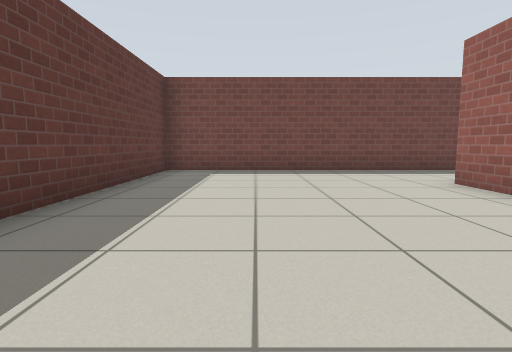
view 1 (above)

24 first-person views from a walk through a world built for the Gazebo simulator. The camera is 0.72 m above the floor, tilts 6° down and sees 80° across. The floor is counted in squares, 1 m on a side. Each view is taken from the middle of a square. On the plan, view 1 faces up. The plan holds only what a view shows up to about 10 squares ahead; the rest is blank. Simple patterns stand in for the simulator's built-in surfaces.

view 2
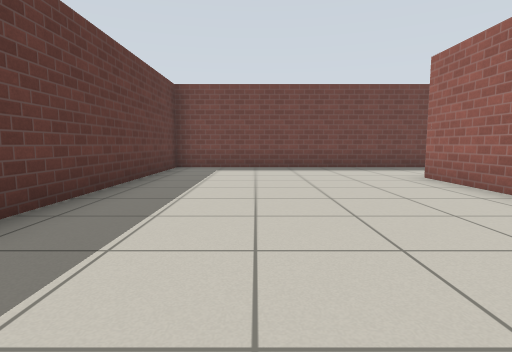

view 3
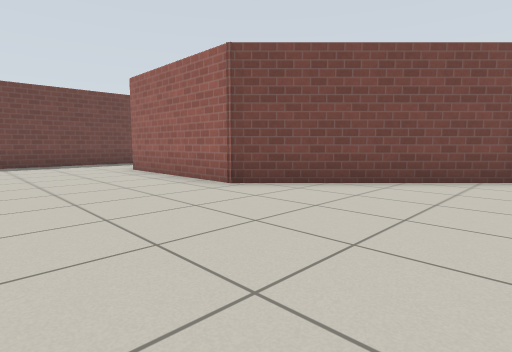

view 4
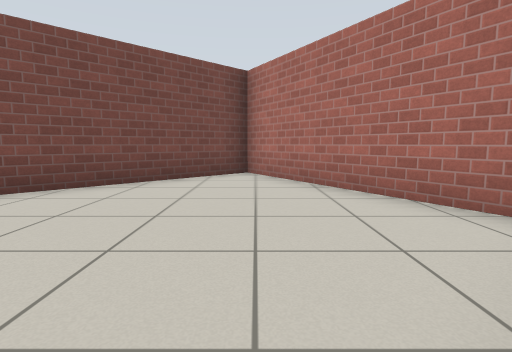

view 5
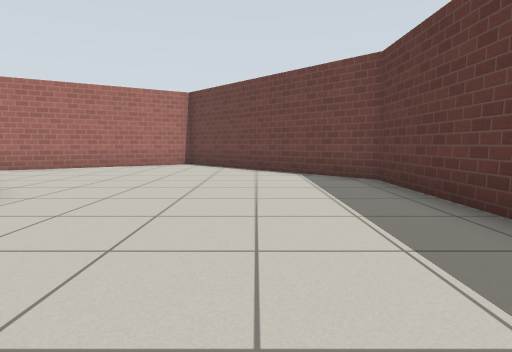

view 6
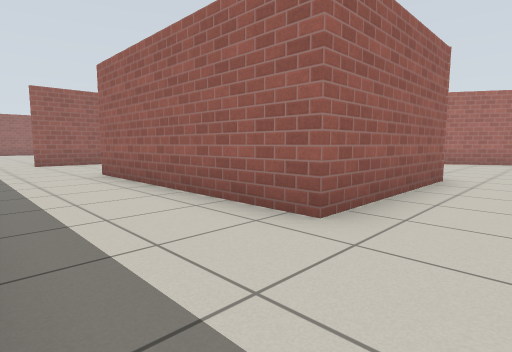

view 7
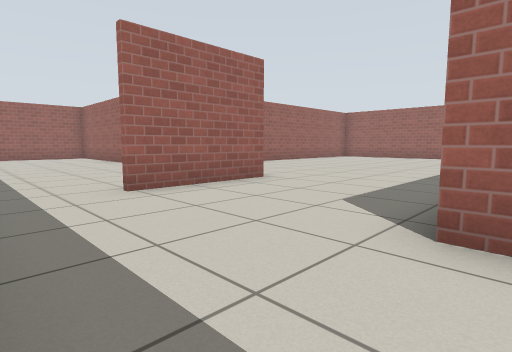

view 8
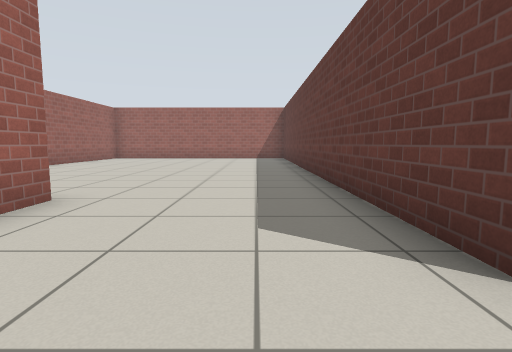

view 9
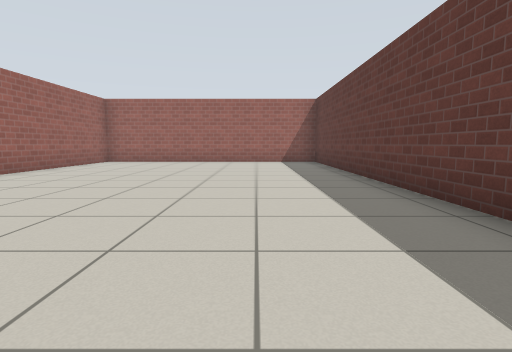

view 10
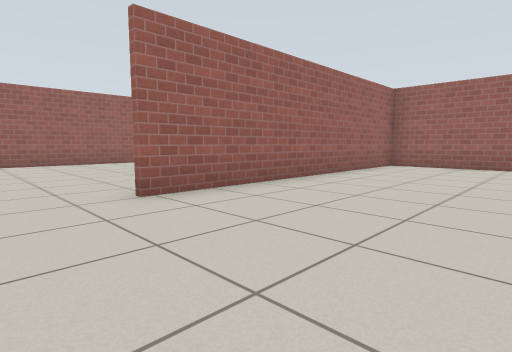

view 11
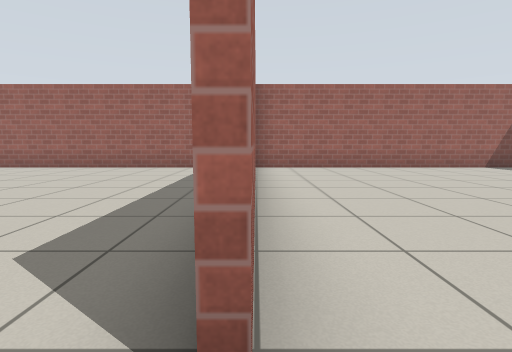

view 12
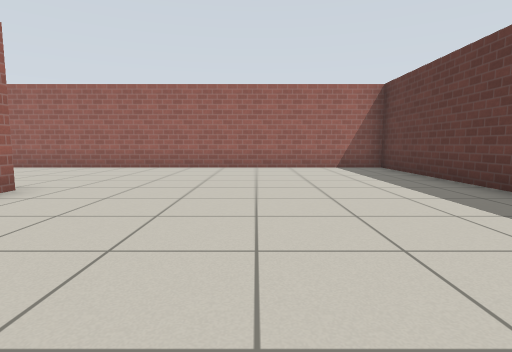

view 13
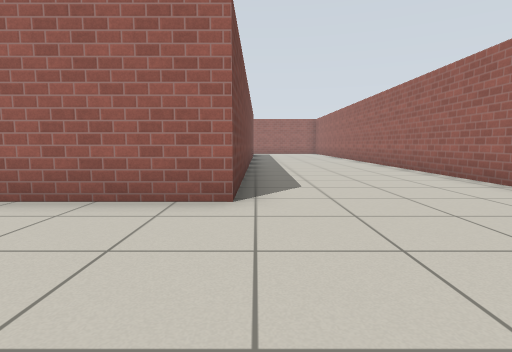

view 14
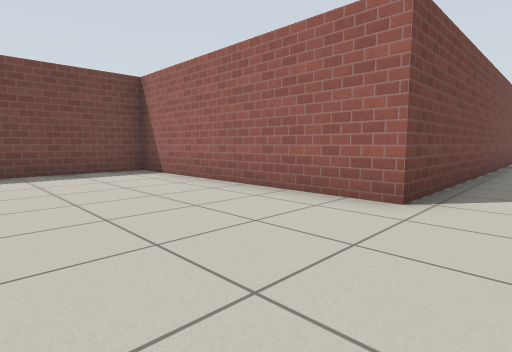

view 15
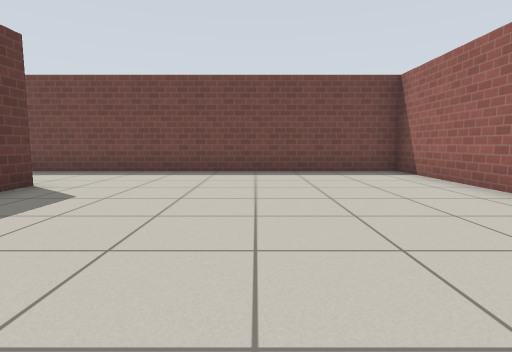

view 16
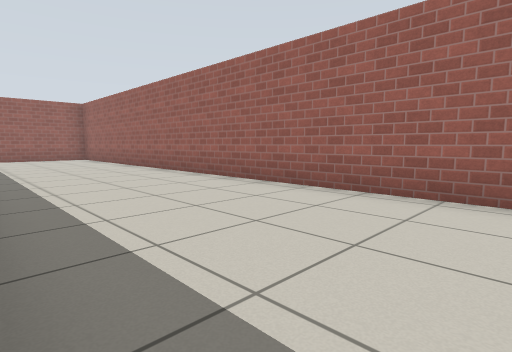

view 17
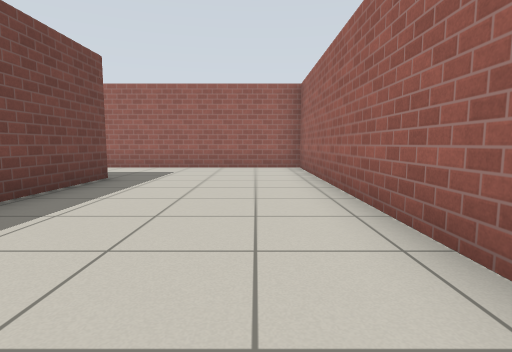

view 18
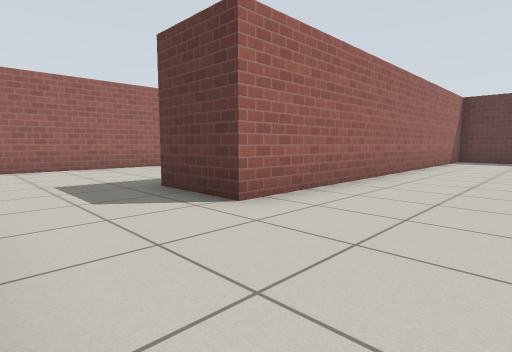

view 19
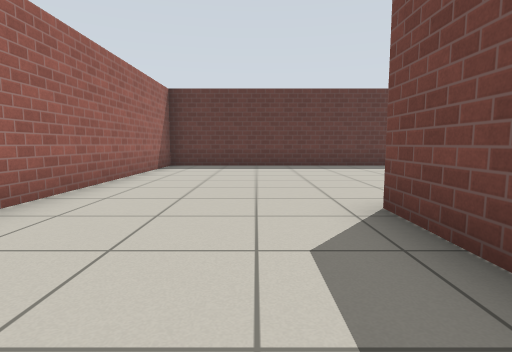

view 20
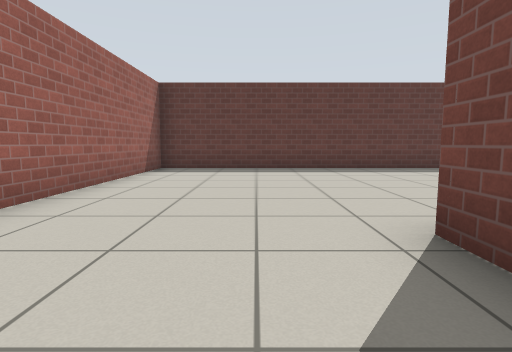

view 21
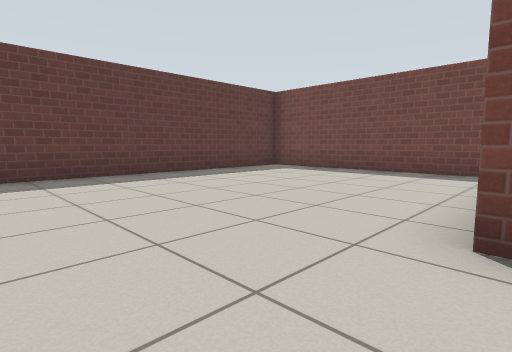

view 22
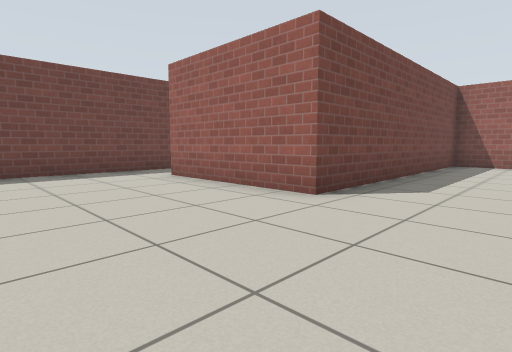

view 23
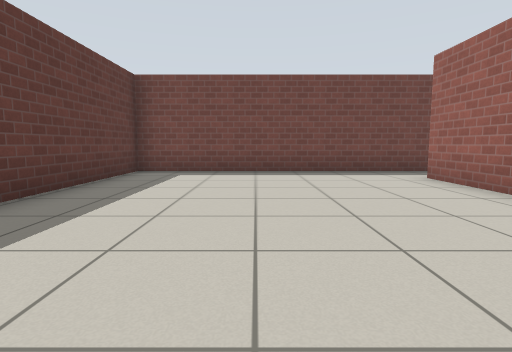

view 24
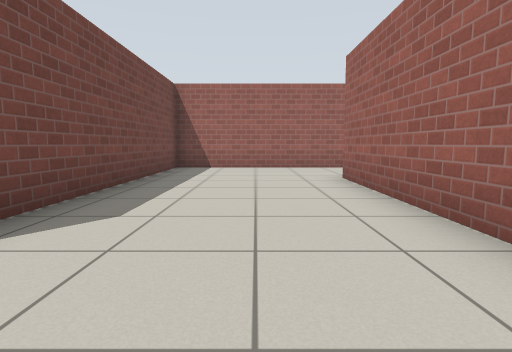

### Floor plan
Points are (right, up) in squares from view 1. A wall is a line through its corners. A room is listed if a view was taken in it or the views show most of it. See-through windows are left out.
Room 1 (views 1, 2, 3, 4, 5, 6, 7, 8, 9, 10)
walls: (13.6, 3.1) (13.6, 6.3); (17.5, 3.1) (16, 3.1); (5.6, 8.4) (-2.4, 8.4) (-2.4, -1.1) (1.6, -5.1); (10.1, -8.3) (18, -8.3) (18, 0.3); (2.9, -5.5) (7.7, -2.8) (3.6, 1.3) (3.6, 5.5) (9.6, 5.5) (9.6, -6.1)
ways out: opening at (18, 1.5) to room 2; opening at (14, 7.5)
Room 2 (views 11, 12, 13, 14, 15, 16, 17, 18, 19, 20, 21, 22, 23, 24)
walls: (35, -3.8) (25.8, -3.7) (25.8, 3.1) (17.5, 3.1); (37.6, 8.1) (29.9, 8.1) (29.9, -1.8) (41.5, -1.8) (41.5, -3.8) (38.7, -3.8); (18.2, 0.3) (18.2, -0.5); (18.2, -3.5) (18.2, -8.3) (44.3, -8.3) (44.3, 2.4) (36.6, 2.4) (36.6, 6.5)
ways out: opening at (18, 1.5) to room 1; opening at (37, 7)

Positions as (right, up) in squares from view 1, and headings:
1: (0, 0), facing up
2: (0, -1), facing up
3: (0, -3), facing up-right
4: (0, -3), facing right
5: (0, 5), facing down
6: (2, 8), facing down-right
7: (9, 8), facing down-right
8: (11, 7), facing down
9: (12, 4), facing down
10: (14, 2), facing down-right
11: (18, 1), facing down
12: (22, 1), facing down
13: (22, -4), facing right
14: (22, -5), facing up-right
15: (22, -5), facing up
16: (29, -4), facing down-right
17: (35, -7), facing right
18: (44, 1), facing down-left
19: (40, 1), facing left
20: (39, 1), facing left
21: (37, 0), facing up-left
22: (33, 0), facing up-right
23: (33, 0), facing up
24: (35, 0), facing right
